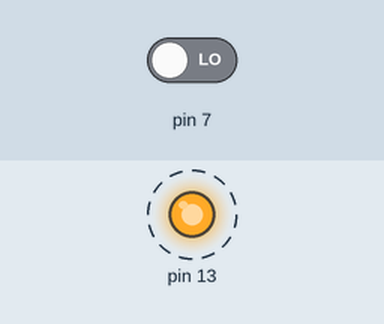
Recording of a sketch running on a simulated Arduino Uno, built with avr-gcc and run on an emulated ATmega328P. Shown: output pins drawn as LEDs (lit = HIGH). Dashed ring = blinking. The test bench sets the inputs (shaded band); at power-on: pin 7 LOW. What the sketch prints to the serial monitor is not drawn.

Above: at 1.07 s.
1.3 s: pin 7 driven HIGH
At 1.3 s:
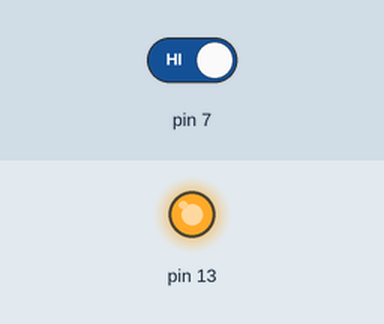
2.8 s: pin 7 driven LOW
At 3.03 s:
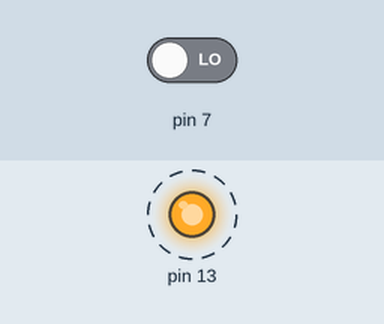
Timing chart, 0 to 11.8 s (numbered marks = the images above; inputs shaded):
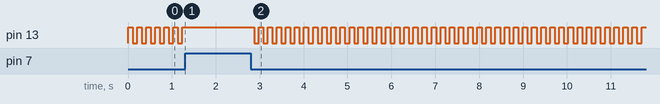

The sketch:

Task1.ino
```cpp
#define DELAY_TIME 100

int count = 0;
unsigned int new_time = 0;

void setup() {
  pinMode(13, OUTPUT);
  pinMode(7, INPUT);
  Serial.begin(9600);
}

void loop() {
  Serial.println(count);

  if(millis() - new_time > DELAY_TIME) {
    count++;
    new_time = millis();
  }
  if (digitalRead(7)) {
    count = 0;
  }

  if (!(count % 2)) {
    digitalWrite(13, HIGH);
  }
  else {
    digitalWrite(13, LOW);
  }
}

/**
 * 1. 2^16 - 1 / 2 = 32767
 * 2. 32767
 * 3. overflow and upcount from -32768 to 32767
 * 4. see code
 * 5. see code
 */
```

Measured:
- after the input at 1.3 s, pin 13: stops changing and stays HIGH
- after the input at 2.8 s, pin 13: alternates HIGH for 0.10 s and LOW for 0.10 s, starting after 0.08 s
- by itself, pin 13: alternates HIGH for 0.10 s and LOW for 0.10 s
